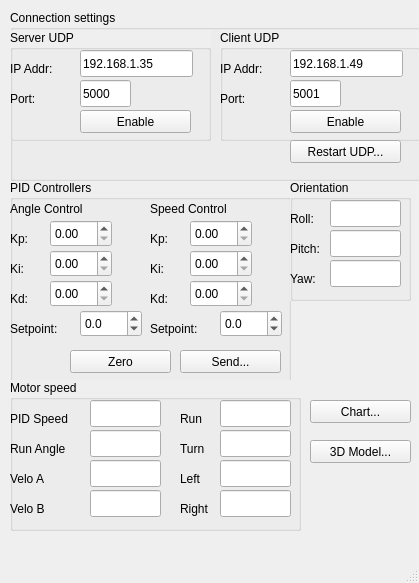
<?xml version="1.0" encoding="UTF-8"?>
<ui version="4.0">
 <class>MainWindow</class>
 <widget class="QMainWindow" name="MainWindow">
  <property name="geometry">
   <rect>
    <x>0</x>
    <y>0</y>
    <width>419</width>
    <height>583</height>
   </rect>
  </property>
  <property name="windowTitle">
   <string>Wireless monitor</string>
  </property>
  <widget class="QWidget" name="centralwidget">
   <widget class="QGroupBox" name="groupBox_PID">
    <property name="geometry">
     <rect>
      <x>10</x>
      <y>180</y>
      <width>281</width>
      <height>211</height>
     </rect>
    </property>
    <property name="mouseTracking">
     <bool>false</bool>
    </property>
    <property name="contextMenuPolicy">
     <enum>Qt::DefaultContextMenu</enum>
    </property>
    <property name="autoFillBackground">
     <bool>true</bool>
    </property>
    <property name="title">
     <string>PID Controllers</string>
    </property>
    <widget class="QLabel" name="label_KpAngle">
     <property name="geometry">
      <rect>
       <x>0</x>
       <y>50</y>
       <width>66</width>
       <height>17</height>
      </rect>
     </property>
     <property name="text">
      <string>Kp:</string>
     </property>
    </widget>
    <widget class="QLabel" name="label_KiAngle">
     <property name="geometry">
      <rect>
       <x>0</x>
       <y>80</y>
       <width>66</width>
       <height>17</height>
      </rect>
     </property>
     <property name="text">
      <string>Ki:</string>
     </property>
    </widget>
    <widget class="QDoubleSpinBox" name="doubleSpinBox_KpAngle">
     <property name="geometry">
      <rect>
       <x>40</x>
       <y>40</y>
       <width>62</width>
       <height>27</height>
      </rect>
     </property>
     <property name="decimals">
      <number>2</number>
     </property>
     <property name="minimum">
      <double>0.000000000000000</double>
     </property>
     <property name="singleStep">
      <double>0.500000000000000</double>
     </property>
    </widget>
    <widget class="QDoubleSpinBox" name="doubleSpinBox_KiAngle">
     <property name="geometry">
      <rect>
       <x>40</x>
       <y>70</y>
       <width>62</width>
       <height>27</height>
      </rect>
     </property>
     <property name="decimals">
      <number>2</number>
     </property>
     <property name="minimum">
      <double>0.000000000000000</double>
     </property>
     <property name="singleStep">
      <double>0.100000000000000</double>
     </property>
    </widget>
    <widget class="QLabel" name="label_KdAngle">
     <property name="geometry">
      <rect>
       <x>0</x>
       <y>110</y>
       <width>66</width>
       <height>17</height>
      </rect>
     </property>
     <property name="text">
      <string>Kd:</string>
     </property>
    </widget>
    <widget class="QDoubleSpinBox" name="doubleSpinBox_KdAngle">
     <property name="geometry">
      <rect>
       <x>40</x>
       <y>100</y>
       <width>62</width>
       <height>27</height>
      </rect>
     </property>
     <property name="decimals">
      <number>2</number>
     </property>
     <property name="singleStep">
      <double>0.100000000000000</double>
     </property>
    </widget>
    <widget class="QPushButton" name="pushButton_sendPID">
     <property name="geometry">
      <rect>
       <x>170</x>
       <y>170</y>
       <width>101</width>
       <height>23</height>
      </rect>
     </property>
     <property name="text">
      <string>Send...</string>
     </property>
    </widget>
    <widget class="QLabel" name="label_KiSpeed">
     <property name="geometry">
      <rect>
       <x>140</x>
       <y>80</y>
       <width>66</width>
       <height>17</height>
      </rect>
     </property>
     <property name="text">
      <string>Ki:</string>
     </property>
    </widget>
    <widget class="QLabel" name="label_KpSpeed">
     <property name="geometry">
      <rect>
       <x>140</x>
       <y>50</y>
       <width>66</width>
       <height>17</height>
      </rect>
     </property>
     <property name="text">
      <string>Kp:</string>
     </property>
    </widget>
    <widget class="QDoubleSpinBox" name="doubleSpinBox_KiSpeed">
     <property name="geometry">
      <rect>
       <x>180</x>
       <y>70</y>
       <width>62</width>
       <height>27</height>
      </rect>
     </property>
     <property name="decimals">
      <number>2</number>
     </property>
     <property name="singleStep">
      <double>0.100000000000000</double>
     </property>
    </widget>
    <widget class="QLabel" name="label_KdSpeed">
     <property name="geometry">
      <rect>
       <x>140</x>
       <y>110</y>
       <width>66</width>
       <height>17</height>
      </rect>
     </property>
     <property name="text">
      <string>Kd:</string>
     </property>
    </widget>
    <widget class="QDoubleSpinBox" name="doubleSpinBox_KdSpeed">
     <property name="geometry">
      <rect>
       <x>180</x>
       <y>100</y>
       <width>62</width>
       <height>27</height>
      </rect>
     </property>
     <property name="decimals">
      <number>2</number>
     </property>
     <property name="singleStep">
      <double>0.100000000000000</double>
     </property>
    </widget>
    <widget class="QDoubleSpinBox" name="doubleSpinBox_KpSpeed">
     <property name="geometry">
      <rect>
       <x>180</x>
       <y>40</y>
       <width>62</width>
       <height>27</height>
      </rect>
     </property>
     <property name="decimals">
      <number>2</number>
     </property>
     <property name="singleStep">
      <double>0.100000000000000</double>
     </property>
    </widget>
    <widget class="QPushButton" name="pushButton_sendPID_Zero">
     <property name="geometry">
      <rect>
       <x>60</x>
       <y>170</y>
       <width>101</width>
       <height>23</height>
      </rect>
     </property>
     <property name="text">
      <string>Zero</string>
     </property>
    </widget>
    <widget class="QLabel" name="label">
     <property name="geometry">
      <rect>
       <x>0</x>
       <y>20</y>
       <width>101</width>
       <height>17</height>
      </rect>
     </property>
     <property name="text">
      <string>Angle Control</string>
     </property>
    </widget>
    <widget class="QLabel" name="label_2">
     <property name="geometry">
      <rect>
       <x>140</x>
       <y>20</y>
       <width>101</width>
       <height>17</height>
      </rect>
     </property>
     <property name="text">
      <string>Speed Control</string>
     </property>
    </widget>
    <widget class="QDoubleSpinBox" name="doubleSpinBox_SetpointAngle">
     <property name="geometry">
      <rect>
       <x>70</x>
       <y>130</y>
       <width>62</width>
       <height>27</height>
      </rect>
     </property>
     <property name="decimals">
      <number>1</number>
     </property>
     <property name="minimum">
      <double>-100.000000000000000</double>
     </property>
     <property name="singleStep">
      <double>1.000000000000000</double>
     </property>
    </widget>
    <widget class="QLabel" name="label_3">
     <property name="geometry">
      <rect>
       <x>0</x>
       <y>140</y>
       <width>61</width>
       <height>17</height>
      </rect>
     </property>
     <property name="text">
      <string>Setpoint:</string>
     </property>
    </widget>
    <widget class="QLabel" name="label_4">
     <property name="geometry">
      <rect>
       <x>140</x>
       <y>140</y>
       <width>61</width>
       <height>17</height>
      </rect>
     </property>
     <property name="text">
      <string>Setpoint:</string>
     </property>
    </widget>
    <widget class="QDoubleSpinBox" name="doubleSpinBox_SetpointSpeed">
     <property name="geometry">
      <rect>
       <x>210</x>
       <y>130</y>
       <width>62</width>
       <height>27</height>
      </rect>
     </property>
     <property name="decimals">
      <number>1</number>
     </property>
     <property name="minimum">
      <double>-100.000000000000000</double>
     </property>
     <property name="singleStep">
      <double>1.000000000000000</double>
     </property>
    </widget>
   </widget>
   <widget class="QGroupBox" name="groupBox_Orientation">
    <property name="geometry">
     <rect>
      <x>290</x>
      <y>180</y>
      <width>121</width>
      <height>121</height>
     </rect>
    </property>
    <property name="mouseTracking">
     <bool>false</bool>
    </property>
    <property name="contextMenuPolicy">
     <enum>Qt::DefaultContextMenu</enum>
    </property>
    <property name="autoFillBackground">
     <bool>true</bool>
    </property>
    <property name="title">
     <string>Orientation</string>
    </property>
    <widget class="QLabel" name="label_roll">
     <property name="geometry">
      <rect>
       <x>0</x>
       <y>30</y>
       <width>66</width>
       <height>17</height>
      </rect>
     </property>
     <property name="text">
      <string>Roll:</string>
     </property>
    </widget>
    <widget class="QLabel" name="label_pitch">
     <property name="geometry">
      <rect>
       <x>0</x>
       <y>60</y>
       <width>66</width>
       <height>17</height>
      </rect>
     </property>
     <property name="text">
      <string>Pitch:</string>
     </property>
    </widget>
    <widget class="QLabel" name="label_yaw">
     <property name="geometry">
      <rect>
       <x>0</x>
       <y>90</y>
       <width>66</width>
       <height>17</height>
      </rect>
     </property>
     <property name="text">
      <string>Yaw:</string>
     </property>
    </widget>
    <widget class="QLineEdit" name="lineEdit_roll">
     <property name="geometry">
      <rect>
       <x>40</x>
       <y>20</y>
       <width>71</width>
       <height>27</height>
      </rect>
     </property>
    </widget>
    <widget class="QLineEdit" name="lineEdit_pitch">
     <property name="geometry">
      <rect>
       <x>40</x>
       <y>50</y>
       <width>71</width>
       <height>27</height>
      </rect>
     </property>
    </widget>
    <widget class="QLineEdit" name="lineEdit_yaw">
     <property name="geometry">
      <rect>
       <x>40</x>
       <y>80</y>
       <width>71</width>
       <height>27</height>
      </rect>
     </property>
    </widget>
   </widget>
   <widget class="QGroupBox" name="groupBox_Motor">
    <property name="geometry">
     <rect>
      <x>10</x>
      <y>380</y>
      <width>291</width>
      <height>151</height>
     </rect>
    </property>
    <property name="mouseTracking">
     <bool>false</bool>
    </property>
    <property name="contextMenuPolicy">
     <enum>Qt::DefaultContextMenu</enum>
    </property>
    <property name="autoFillBackground">
     <bool>true</bool>
    </property>
    <property name="title">
     <string>Motor speed</string>
    </property>
    <widget class="QLabel" name="label_speedPid">
     <property name="geometry">
      <rect>
       <x>0</x>
       <y>30</y>
       <width>71</width>
       <height>17</height>
      </rect>
     </property>
     <property name="text">
      <string>PID Speed</string>
     </property>
    </widget>
    <widget class="QLabel" name="label_speedRun">
     <property name="geometry">
      <rect>
       <x>170</x>
       <y>30</y>
       <width>66</width>
       <height>17</height>
      </rect>
     </property>
     <property name="text">
      <string>Run</string>
     </property>
    </widget>
    <widget class="QLabel" name="label_speedTurn">
     <property name="geometry">
      <rect>
       <x>170</x>
       <y>60</y>
       <width>66</width>
       <height>17</height>
      </rect>
     </property>
     <property name="text">
      <string>Turn</string>
     </property>
    </widget>
    <widget class="QLineEdit" name="lineEdit_speedPID">
     <property name="geometry">
      <rect>
       <x>80</x>
       <y>20</y>
       <width>71</width>
       <height>27</height>
      </rect>
     </property>
    </widget>
    <widget class="QLineEdit" name="lineEdit_speedRun">
     <property name="geometry">
      <rect>
       <x>210</x>
       <y>20</y>
       <width>71</width>
       <height>27</height>
      </rect>
     </property>
    </widget>
    <widget class="QLineEdit" name="lineEdit_speedTurn">
     <property name="geometry">
      <rect>
       <x>210</x>
       <y>50</y>
       <width>71</width>
       <height>27</height>
      </rect>
     </property>
    </widget>
    <widget class="QLabel" name="label_speedLeft">
     <property name="geometry">
      <rect>
       <x>170</x>
       <y>90</y>
       <width>66</width>
       <height>17</height>
      </rect>
     </property>
     <property name="text">
      <string>Left</string>
     </property>
    </widget>
    <widget class="QLineEdit" name="lineEdit_speedLeft">
     <property name="geometry">
      <rect>
       <x>210</x>
       <y>80</y>
       <width>71</width>
       <height>27</height>
      </rect>
     </property>
    </widget>
    <widget class="QLabel" name="label_speedRight">
     <property name="geometry">
      <rect>
       <x>170</x>
       <y>120</y>
       <width>66</width>
       <height>17</height>
      </rect>
     </property>
     <property name="text">
      <string>Right</string>
     </property>
    </widget>
    <widget class="QLineEdit" name="lineEdit_speedRight">
     <property name="geometry">
      <rect>
       <x>210</x>
       <y>110</y>
       <width>71</width>
       <height>27</height>
      </rect>
     </property>
    </widget>
    <widget class="QLineEdit" name="lineEdit_veloA">
     <property name="geometry">
      <rect>
       <x>80</x>
       <y>80</y>
       <width>71</width>
       <height>27</height>
      </rect>
     </property>
    </widget>
    <widget class="QLineEdit" name="lineEdit_anglePID">
     <property name="geometry">
      <rect>
       <x>80</x>
       <y>50</y>
       <width>71</width>
       <height>27</height>
      </rect>
     </property>
    </widget>
    <widget class="QLabel" name="label_veloB">
     <property name="geometry">
      <rect>
       <x>0</x>
       <y>120</y>
       <width>66</width>
       <height>17</height>
      </rect>
     </property>
     <property name="text">
      <string>Velo B</string>
     </property>
    </widget>
    <widget class="QLineEdit" name="lineEdit_veloB">
     <property name="geometry">
      <rect>
       <x>80</x>
       <y>110</y>
       <width>71</width>
       <height>27</height>
      </rect>
     </property>
    </widget>
    <widget class="QLabel" name="label_anglePID">
     <property name="geometry">
      <rect>
       <x>0</x>
       <y>60</y>
       <width>81</width>
       <height>17</height>
      </rect>
     </property>
     <property name="text">
      <string>Run Angle</string>
     </property>
    </widget>
    <widget class="QLabel" name="label_veloA">
     <property name="geometry">
      <rect>
       <x>0</x>
       <y>90</y>
       <width>66</width>
       <height>17</height>
      </rect>
     </property>
     <property name="text">
      <string>Velo A</string>
     </property>
    </widget>
   </widget>
   <widget class="QGroupBox" name="groupBox">
    <property name="geometry">
     <rect>
      <x>10</x>
      <y>10</y>
      <width>411</width>
      <height>171</height>
     </rect>
    </property>
    <property name="title">
     <string>Connection settings</string>
    </property>
    <widget class="QGroupBox" name="groupBox_server_settings">
     <property name="geometry">
      <rect>
       <x>0</x>
       <y>20</y>
       <width>201</width>
       <height>111</height>
      </rect>
     </property>
     <property name="mouseTracking">
      <bool>false</bool>
     </property>
     <property name="contextMenuPolicy">
      <enum>Qt::DefaultContextMenu</enum>
     </property>
     <property name="autoFillBackground">
      <bool>true</bool>
     </property>
     <property name="title">
      <string>Server UDP</string>
     </property>
     <widget class="QLabel" name="label_serverIP">
      <property name="geometry">
       <rect>
        <x>0</x>
        <y>30</y>
        <width>66</width>
        <height>17</height>
       </rect>
      </property>
      <property name="text">
       <string>IP Addr:</string>
      </property>
     </widget>
     <widget class="QLabel" name="label_serverPort">
      <property name="geometry">
       <rect>
        <x>0</x>
        <y>60</y>
        <width>66</width>
        <height>17</height>
       </rect>
      </property>
      <property name="text">
       <string>Port:</string>
      </property>
     </widget>
     <widget class="QLineEdit" name="lineEdit_serverIP">
      <property name="geometry">
       <rect>
        <x>70</x>
        <y>20</y>
        <width>113</width>
        <height>27</height>
       </rect>
      </property>
      <property name="text">
       <string>192.168.1.35</string>
      </property>
     </widget>
     <widget class="QLineEdit" name="lineEdit_serverPort">
      <property name="geometry">
       <rect>
        <x>70</x>
        <y>50</y>
        <width>51</width>
        <height>27</height>
       </rect>
      </property>
      <property name="inputMask">
       <string/>
      </property>
      <property name="text">
       <string>5000</string>
      </property>
     </widget>
     <widget class="QPushButton" name="pushButton_serverEnable">
      <property name="geometry">
       <rect>
        <x>70</x>
        <y>80</y>
        <width>111</width>
        <height>23</height>
       </rect>
      </property>
      <property name="text">
       <string>Enable</string>
      </property>
     </widget>
    </widget>
    <widget class="QGroupBox" name="groupBox_client_settings">
     <property name="geometry">
      <rect>
       <x>210</x>
       <y>20</y>
       <width>201</width>
       <height>111</height>
      </rect>
     </property>
     <property name="mouseTracking">
      <bool>false</bool>
     </property>
     <property name="contextMenuPolicy">
      <enum>Qt::DefaultContextMenu</enum>
     </property>
     <property name="autoFillBackground">
      <bool>true</bool>
     </property>
     <property name="title">
      <string>Client UDP</string>
     </property>
     <widget class="QLabel" name="label_clientIP">
      <property name="geometry">
       <rect>
        <x>0</x>
        <y>30</y>
        <width>66</width>
        <height>17</height>
       </rect>
      </property>
      <property name="text">
       <string>IP Addr:</string>
      </property>
     </widget>
     <widget class="QLabel" name="label_clientPort">
      <property name="geometry">
       <rect>
        <x>0</x>
        <y>60</y>
        <width>66</width>
        <height>17</height>
       </rect>
      </property>
      <property name="text">
       <string>Port:</string>
      </property>
     </widget>
     <widget class="QLineEdit" name="lineEdit_clientIP">
      <property name="geometry">
       <rect>
        <x>70</x>
        <y>20</y>
        <width>113</width>
        <height>27</height>
       </rect>
      </property>
      <property name="text">
       <string>192.168.1.49</string>
      </property>
     </widget>
     <widget class="QLineEdit" name="lineEdit_clientPort">
      <property name="geometry">
       <rect>
        <x>70</x>
        <y>50</y>
        <width>51</width>
        <height>27</height>
       </rect>
      </property>
      <property name="text">
       <string>5001</string>
      </property>
     </widget>
     <widget class="QPushButton" name="pushButton_clientEnable">
      <property name="geometry">
       <rect>
        <x>70</x>
        <y>80</y>
        <width>111</width>
        <height>23</height>
       </rect>
      </property>
      <property name="text">
       <string>Enable</string>
      </property>
     </widget>
    </widget>
    <widget class="QPushButton" name="pushButton_restartUDP">
     <property name="geometry">
      <rect>
       <x>280</x>
       <y>130</y>
       <width>111</width>
       <height>23</height>
      </rect>
     </property>
     <property name="contextMenuPolicy">
      <enum>Qt::PreventContextMenu</enum>
     </property>
     <property name="text">
      <string>Restart UDP...</string>
     </property>
    </widget>
   </widget>
   <widget class="QPushButton" name="pushButton_chart">
    <property name="geometry">
     <rect>
      <x>310</x>
      <y>400</y>
      <width>101</width>
      <height>23</height>
     </rect>
    </property>
    <property name="text">
     <string>Chart...</string>
    </property>
   </widget>
   <widget class="QPushButton" name="pushButton_3dModel">
    <property name="geometry">
     <rect>
      <x>310</x>
      <y>440</y>
      <width>101</width>
      <height>23</height>
     </rect>
    </property>
    <property name="text">
     <string>3D Model...</string>
    </property>
   </widget>
  </widget>
  <widget class="QMenuBar" name="menubar">
   <property name="geometry">
    <rect>
     <x>0</x>
     <y>0</y>
     <width>419</width>
     <height>25</height>
    </rect>
   </property>
  </widget>
  <widget class="QStatusBar" name="statusbar"/>
 </widget>
 <resources/>
 <connections/>
</ui>
